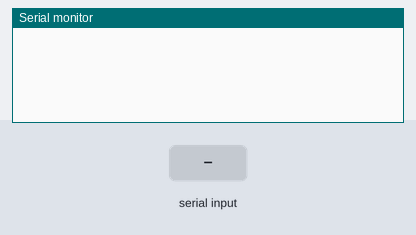
This sketch was run on a simulated Arduino Uno, built with avr-gcc and run on an emulated ATmega328P. Parts: the last lines printed to the serial monitor. Inputs (shaded band) come from the test bench.

Above: at 1.2 s.
1.3 s: "TEMPERATURE=?\n" received over Serial
At 1.8 s:
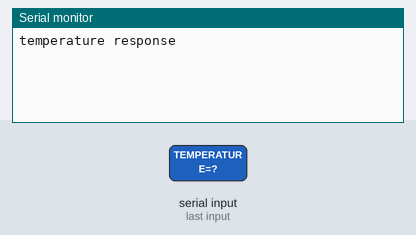
2.8 s: "HUMIDITY=?\n" received over Serial
At 4.0 s:
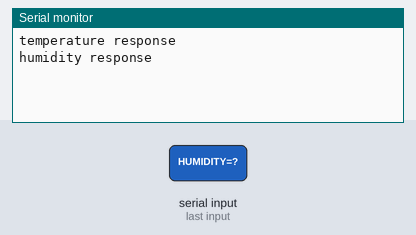

The sketch:

4_8_1.ino
```cpp
void setup() {
  Serial.begin(9600);
}

void loop() {
  if (Serial.available() > 0)
  {
    String strRead = Serial.readStringUntil('\n');
    if (strRead.indexOf("TEMPERATURE=?") != -1)
    {
      Serial.println("temperature response");
    }
    else if (strRead.indexOf("HUMIDITY=?") != -1)
    {
      Serial.println("humidity response");
    }
  }
}
//4_8_1.ino
```

Measured:
- after the input at 1.3 s, the serial monitor: prints a new line at once (image 1)
- after the input at 2.8 s, the serial monitor: prints a new line at once (image 2)
